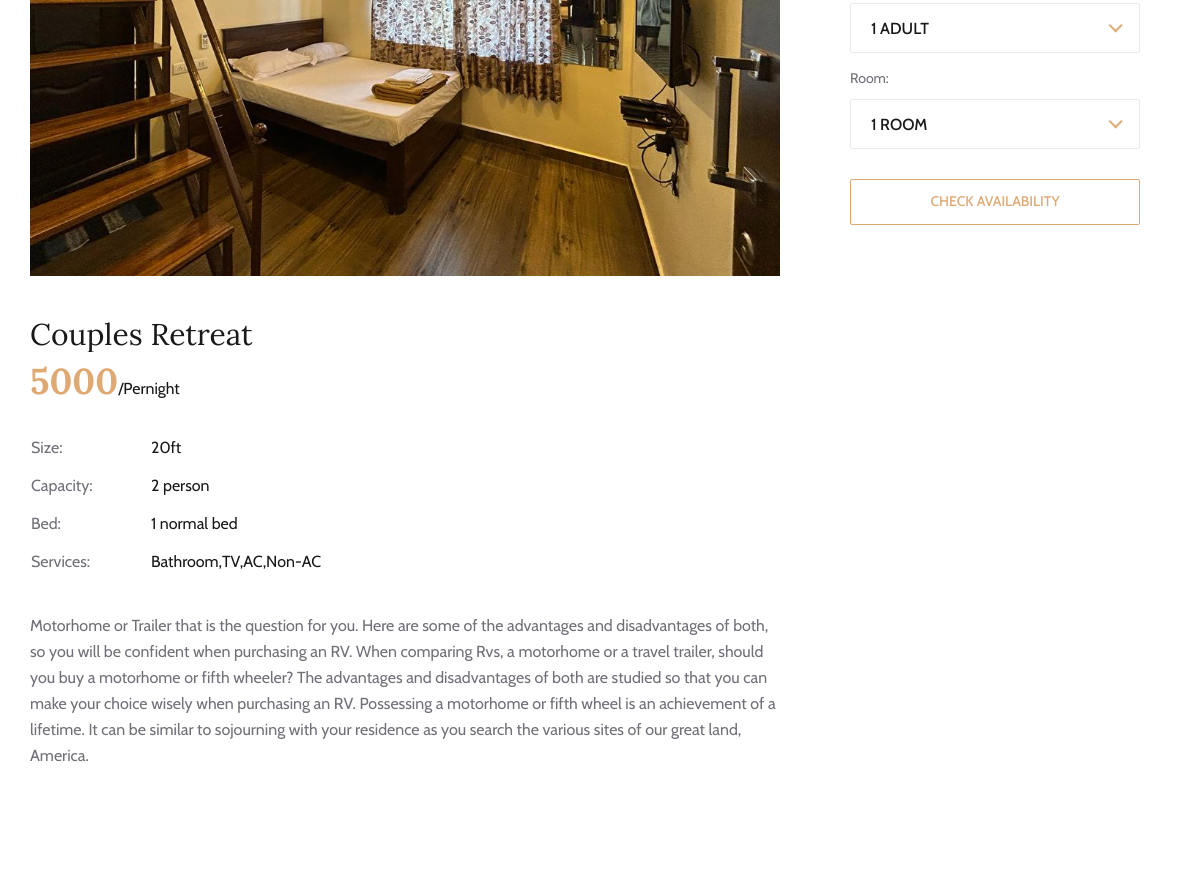
Page /rooms-details.php?id=1 (middle part) on the earlier database version.
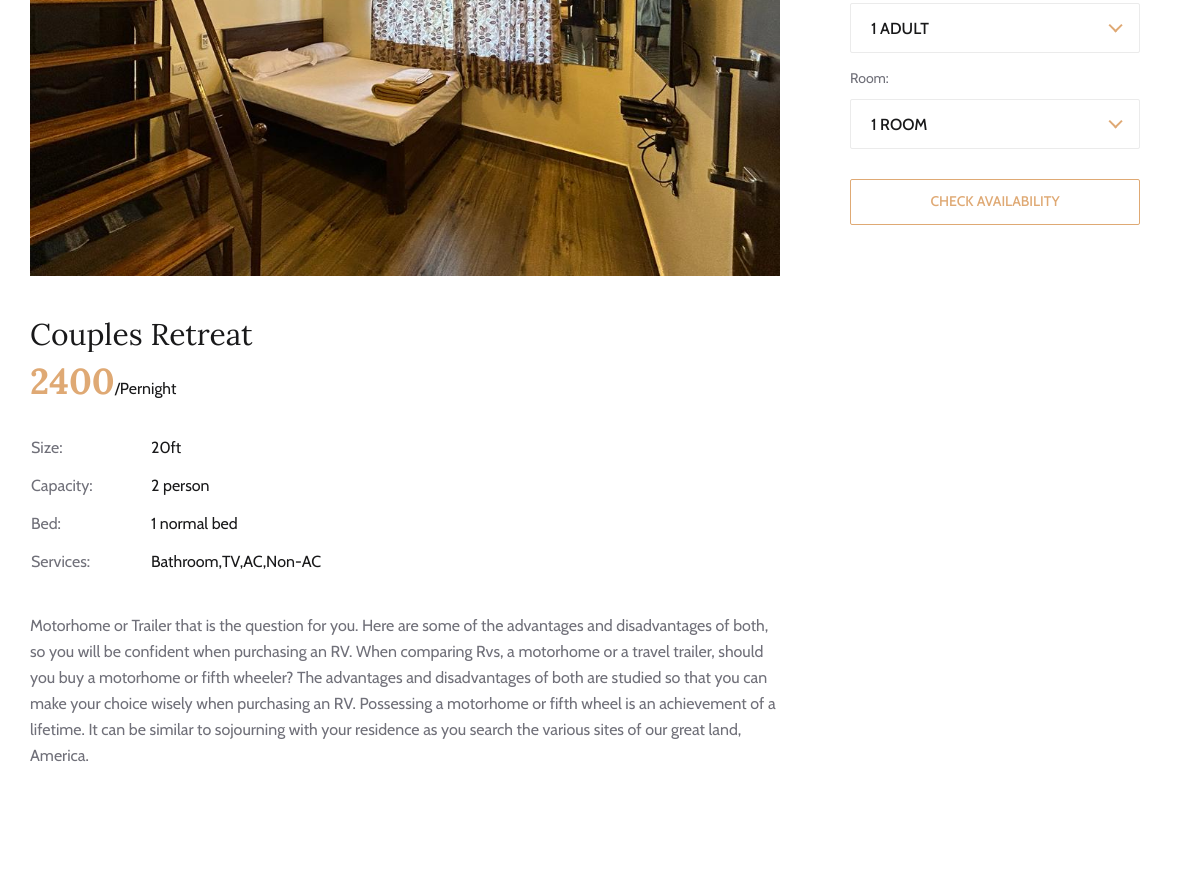
Same page on the later database version.
### tables this page shows
CREATE TABLE `rooms` (
  `id` int(11) NOT NULL,
  `head` varchar(100) NOT NULL,
  `fee` varchar(100) NOT NULL,
  `size` varchar(100) NOT NULL,
  `capacity` varchar(100) NOT NULL,
  `bed` varchar(100) NOT NULL,
  `services` varchar(100) NOT NULL,
  `img` varchar(50) NOT NULL,
  `room_detail_img` varchar(50) NOT NULL,
  `details` varchar(1000) NOT NULL,
  `hotel_id` int(11) NOT NULL
);

### rooms-details.php (the view, shortened to what this page needs)
<?php
include('admin/dbconnection.php');
  	$eid=$_GET['id'];
    $ret=mysqli_query($con,"SELECT * FROM rooms WHERE id='$eid'");
?>
<!DOCTYPE html>
<html lang="zxx">
<head>
    <link rel="stylesheet" href="css/bootstrap.min.css" type="text/css">
    <link rel="stylesheet" href="css/font-awesome.min.css" type="text/css">
    <link rel="stylesheet" href="css/elegant-icons.css" type="text/css">
    <link rel="stylesheet" href="css/flaticon.css" type="text/css">
    <link rel="stylesheet" href="css/owl.carousel.min.css" type="text/css">
    <link rel="stylesheet" href="css/nice-select.css" type="text/css">
    <link rel="stylesheet" href="css/jquery-ui.min.css" type="text/css">
    <link rel="stylesheet" href="css/magnific-popup.css" type="text/css">
    <link rel="stylesheet" href="css/slicknav.min.css" type="text/css">
    <link rel="stylesheet" href="css/style.css" type="text/css">
</head>
<body>
    <section class="room-details-section spad">
        <div class="container">
            <div class="row">
                <div class="col-lg-8">
                    <div class="room-details-item">
                        <?php while ($row=mysqli_fetch_array($ret)) {
                        ?>
                        <img src="<?php echo $row['room_detail_img'];?>" alt="">
                        <div class="rd-text">
                            <div class="rd-title">
                                <h3><?php echo $row['head'];?></h3>
                            </div>
                            <h2><?php echo $row['fee'];?><span>/Pernight</span></h2>
                            <table>
                                <tbody>
                                    <tr>
                                        <td class="r-o">Size:</td>
                                        <td><?php echo $row['size'];?></td>
                                    </tr>
                                    <tr>
                                        <td class="r-o">Capacity:</td>
                                        <td><?php echo $row['capacity'];?></td>
                                    </tr>
                                    <tr>
                                        <td class="r-o">Bed:</td>
                                        <td><?php echo $row['bed'];?></td>
                                    </tr>
                                    <tr>
                                        <td class="r-o">Services:</td>
                                        <td><?php echo $row['services'];?></td>
                                    </tr>
                                </tbody>
                            </table>
                            <p class="f-para"><?php echo $row['details'];?></p>
                        </div>
                        <?php } ?>
                    </div>
                </div>
                <div class="col-lg-4">
                    <div class="room-booking">
                        <form id="room-check-in-form">
                            <div class="select-option">
                            </div>
                            <div class="select-option">
                                <label for="room">Room:</label>
                            </div>
                            <button type="submit" name="submit" id="submit-btn">Check Availability</button>
                        </form>
                    </div>
                </div>
            </div>
        </div>
    </section>
</body>
</html>

Differences in the rows shown:
changed rooms "Couples Retreat": fee "5000" → "2400"
